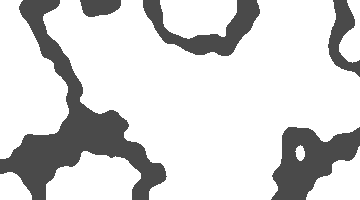
Frame 1 (no input)
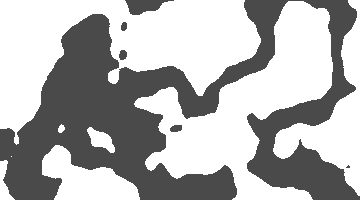
Frame 60 (the mouse pressed at the canvas centre just before this capture)
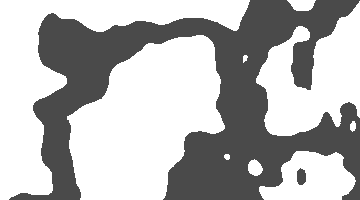
Frame 120 (the mouse held since frame 60 and released just before this capture)

The Processing sketch that drew these frames (run headless with seeded random() and noise(); from frame 60 on, the mouse is pressed at the canvas centre):

// Processing sketch: processing_14162
// ── processing_14162.pde

void setup() {
  size(360,200);
}

void draw() {
  background(255);
  for(int y=0; y<=200; y=y+1) {
    for(int x=0; x<=360; x=x+1) {
      float c = noise(x*0.01,y*0.01+frameCount*0.01,frameCount*0.01)*255;
      if(c>100 & c<130) {
        stroke(0);
        point(x,y);
      }
    }
  }
}
